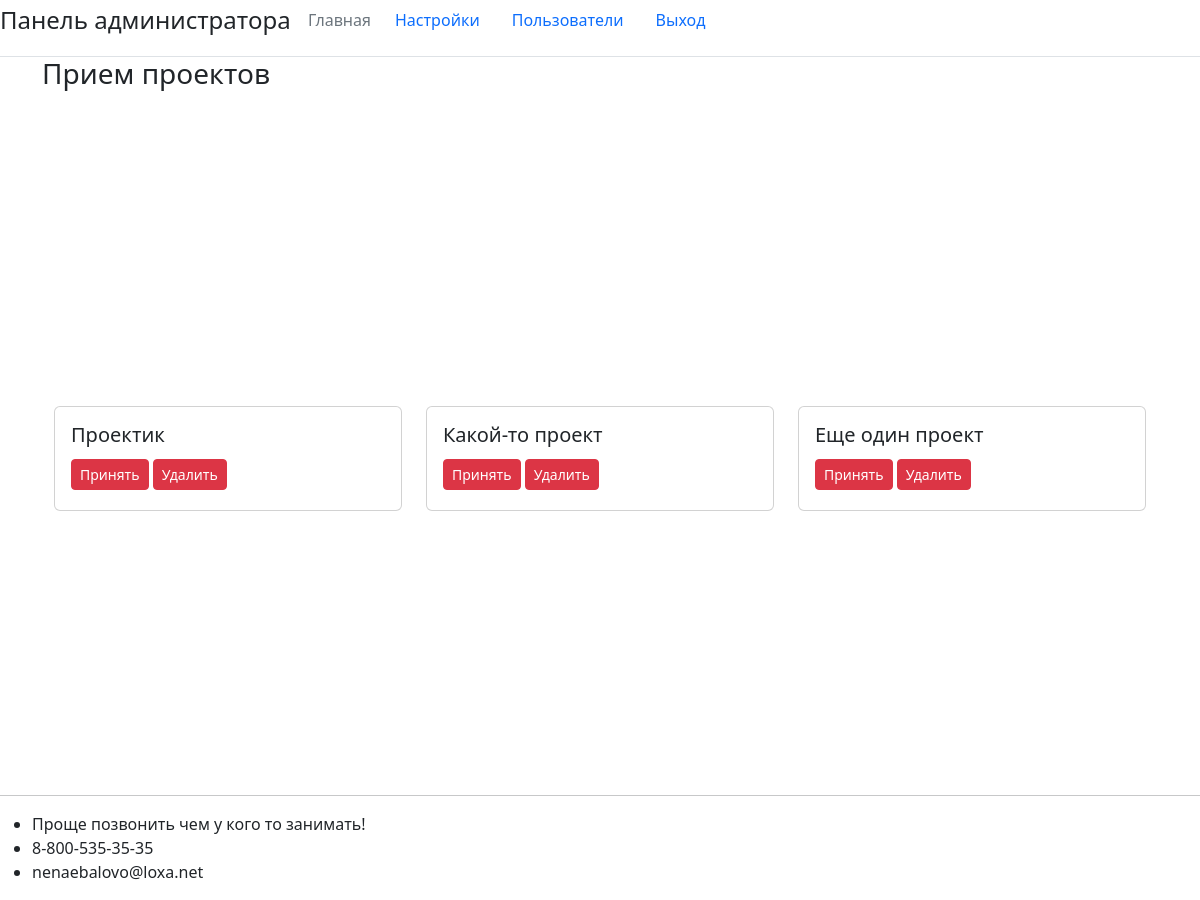
Before: /administrator/ with the older database file.
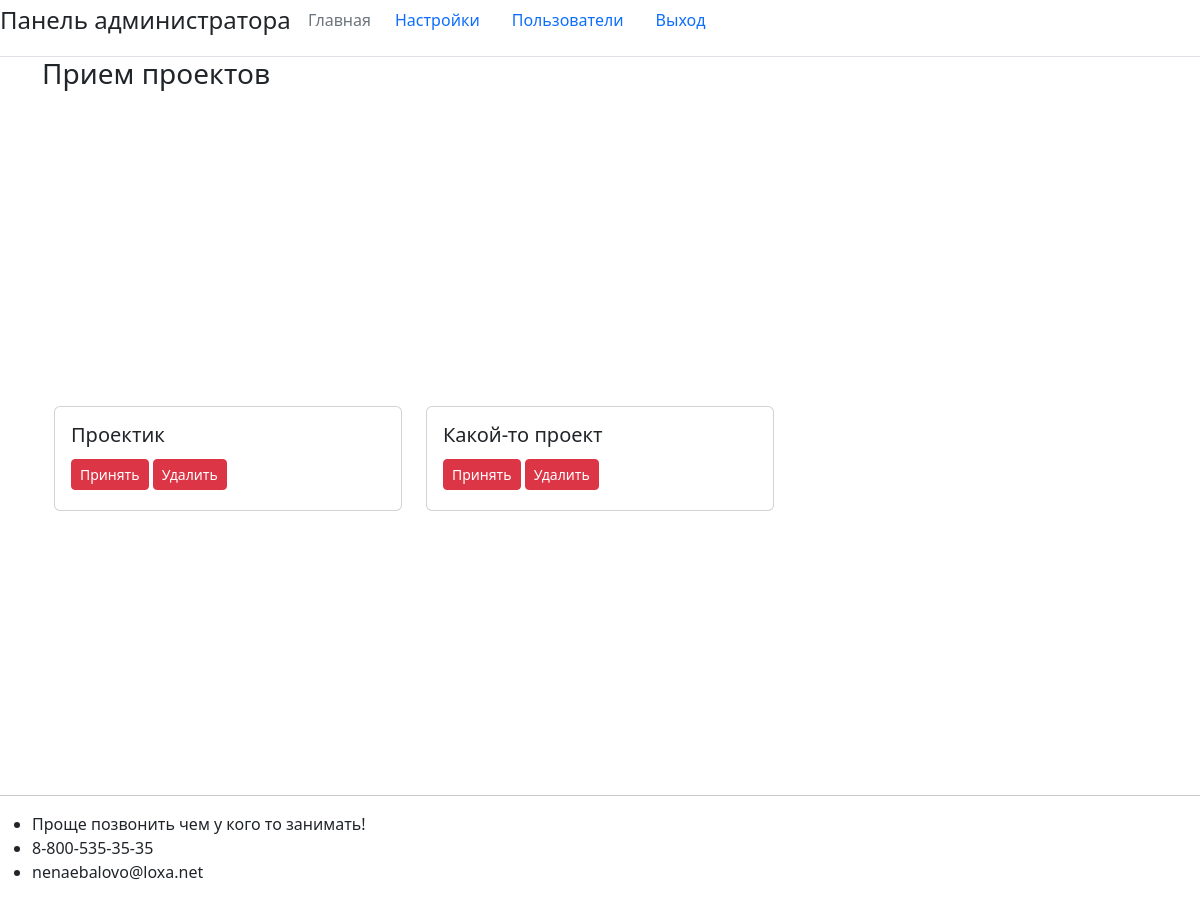
After: the same page with the newer database file.
### showcase_projects/models.py (models this page shows, shortened)
class ModelWithStatus(models.Model):
    class Meta:
        abstract = True
    STATUS_CHOICES = [
        ('accepted', 'Принят'),
        ('processing', 'В обработке'),
        ('rejected', 'Отклонен'),
    ]
    status = models.CharField(max_length=20, choices=STATUS_CHOICES, default='processing')

class Order(ModelWithStatus):
    title = models.CharField(max_length=100)
    customer = models.ForeignKey(Customer, on_delete=models.CASCADE, related_name='customer')
    directionIdentity = models.ManyToManyField(DirectionIdentity)
    spheres = models.ManyToManyField(Spheres)
    types = models.ManyToManyField(Types)

### showcase_projects/viewsAdministrator.py (the view, shortened to what this page needs)
# urls.py: path('administrator/', AdministratorOrderAcceptanceView.as_view(), name='administrator'),
class AdministratorOrderAcceptanceView(ListView, LoginRequiredMixin, UserPassesTestMixin):
    model = Order
    template_name = 'showcase_projects/administrator/acceptanceProjects.html'
    context_object_name = 'orders'
    def get_queryset(self):
       return Order.objects.filter(status='processing')
    def get_context_data(self, **kwargs):
        context = super().get_context_data(**kwargs)
        context['administrator'] = True
        return context

### showcase_projects/templates/showcase_projects/administrator/acceptanceProjects.html (shortened to what this page needs)
{% extends "showcase_projects/administrator/base.html" %}
{% block content %}
<h3>Прием проектов</h3>
<div style="min-height: 85vh; display: flex; justify-content: center; align-items: center;">
    <div class="container mt-5">
        <div class="row mt-3">
            {% if orders %}
                {% for order in orders %}
                    {% include "showcase_projects/order_card.html" %}
                {% endfor %}
            {% else %}
                <h2>Заявок на проекты нет</h2>
            {% endif %}
        </div>
    </div>
</div>
{% endblock content %}

### showcase_projects/templates/showcase_projects/order_card.html (shortened to what this page needs)
<div class="col-md-4 mb-4">
    <div class="card">
        <div class="card-body">
            <h5 class="card-title">{{ order.title }}</h5>
            {% if administrator == True %}
                <a class="btn btn-danger btn-sm mt-1 mb-1" href="{% url 'project-create' order.id %}">Принять</a>
                <a class="btn btn-danger btn-sm mt-1 mb-1" href="{% url 'administrator-order-delete' order.id %}">Удалить</a>
            {% endif %}
        </div>
    </div>
</div>

Changed rows visible on the page:
removed Order: title "Еще один проект"
